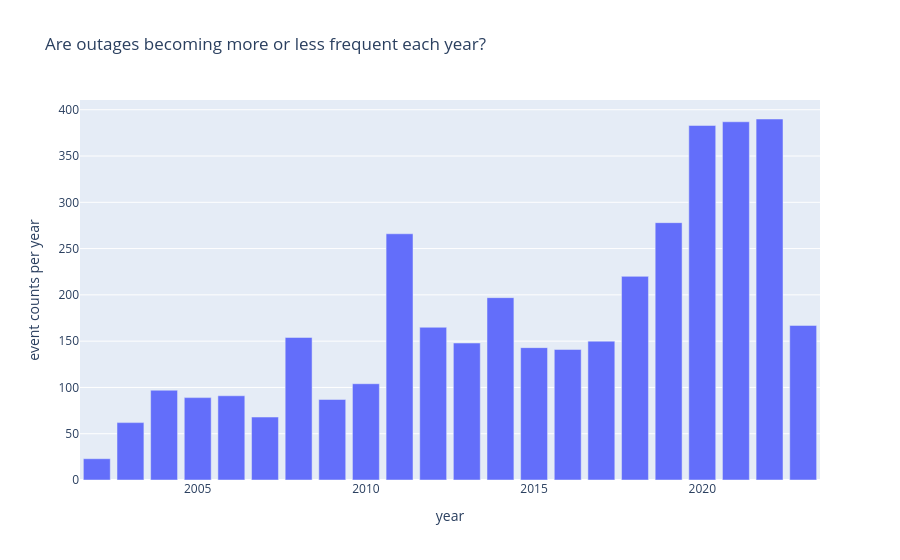

Notebook source saved alongside this figure:
### Code cell
year = power_df['year'].value_counts().sort_index()
fig = px.bar(year, title='Are outages becoming more or less frequent each year?')
fig.update_layout(showlegend = False,
                  yaxis_title = 'event counts per year')
fig.show()

### Figure 1 — Plotly figure (JSON) as saved in the notebook; plotly's stock layout.template omitted (floating-point values rounded to 4 significant figures)
{"data": [{"alignmentgroup": "True", "hovertemplate": "variable=count<br>year=%{x}<br>value=%{y}<extra></extra>", "legendgroup": "count", "marker": {"color": "#636efa", "pattern": {"shape": ""}}, "name": "count", "offsetgroup": "count", "orientation": "v", "showlegend": true, "textposition": "auto", "type": "bar", "x": [2002, 2003, 2004, 2005, 2006, 2007, 2008, 2009, 2010, 2011, 2012, 2013, 2014, 2015, 2016, 2017, 2018, 2019, 2020, 2021, 2022, 2023], "xaxis": "x", "y": [23, 62, 97, 89, 91, 68, 154, 87, 104, 266, 165, 148, 197, 143, 141, 150, 220, 278, 383, 387, 390, 167], "yaxis": "y"}], "layout": {"barmode": "relative", "legend": {"title": {"text": "variable"}, "tracegroupgap": 0}, "showlegend": false, "title": {"text": "Are outages becoming more or less frequent each year?"}, "xaxis": {"anchor": "y", "domain": [0, 1], "title": {"text": "year"}}, "yaxis": {"anchor": "x", "domain": [0, 1], "title": {"text": "event counts per year"}}}}
